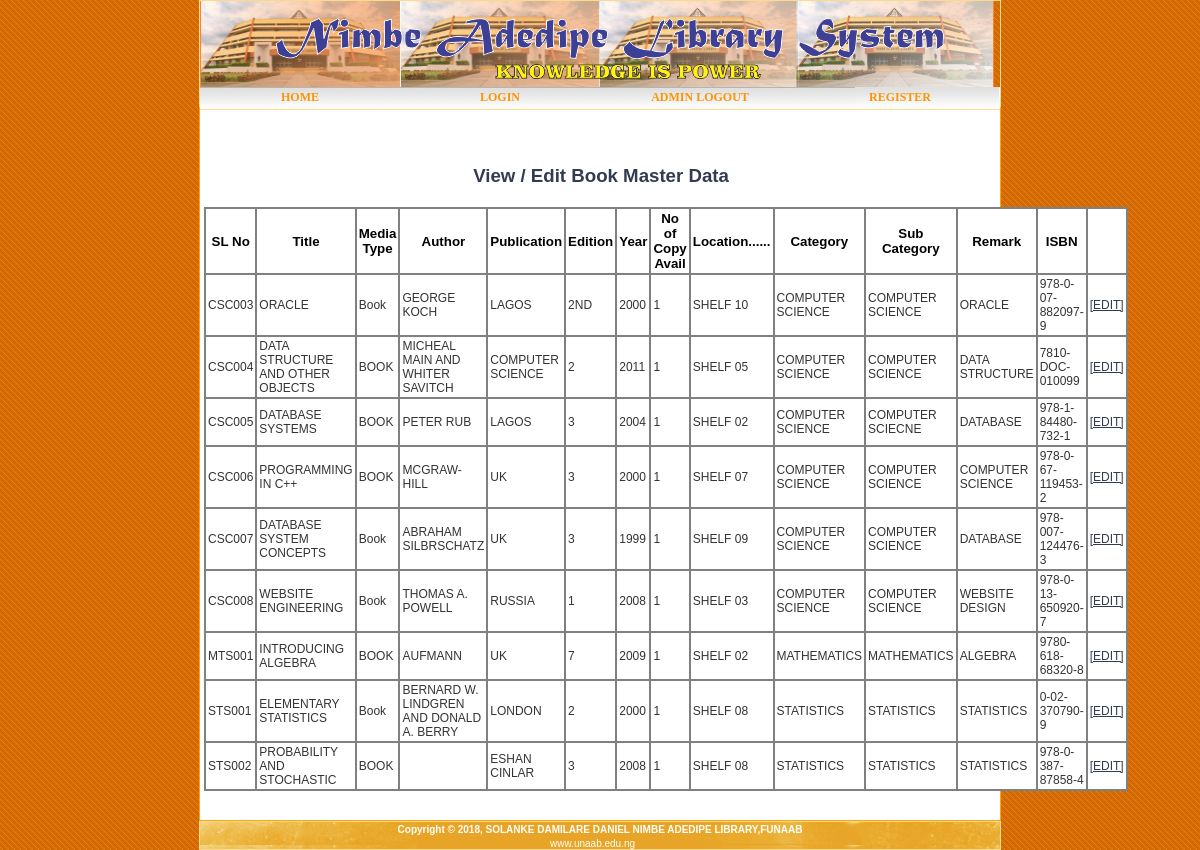
The page /library/booklist.php on the database its author committed.
### tables this page shows
CREATE TABLE IF NOT EXISTS `book` (
`book_id` tinyint(8) NOT NULL,
  `slno` varchar(15) NOT NULL,
  `title` varchar(200) NOT NULL,
  `media_type` varchar(20) DEFAULT NULL,
  `author` varchar(50) DEFAULT NULL,
  `publication` text,
  `edition` varchar(10) DEFAULT NULL,
  `year` year(4) DEFAULT NULL,
  `pages` int(11) DEFAULT NULL,
  `total_holding` int(4) DEFAULT NULL,
  `location` varchar(255) DEFAULT NULL,
  `category` varchar(255) DEFAULT NULL,
  `sub_category` varchar(255) DEFAULT NULL,
  `related_name` varchar(255) DEFAULT NULL,
  `book_remark` text,
  `ISBN` varchar(200) NOT NULL
);

### library/booklist.php (the view, shortened to what this page needs)
<?php
$link=mysql_connect('localhost','root','') or die (mysql_error());
$query = "SELECT * FROM book order by slno";
$result = mysql_query($query,$link)
or die(mysql_error());
?>
<html>
    <head>
        <link href="/library/css/default.css" rel="stylesheet" type="text/css" />
    </head>
    <body>
        <div id="wrapper">
<?php include_once $_SERVER['DOCUMENT_ROOT'] .'/library/includes/header2.php'; ?>
                <div id="page">
                <div id="content">
                    <div id="welcome">
 <h2 class="head2" ><a class="head">View / Edit Book Master Data</a></h2>
 <table class="aatable">
<tr>
<th >SL No</th>
<th>Title</th>
<th>Media Type</th>
<th >Author</th>
<th >Publication</th>
<th >Edition</th>
<th >Year</th>
<th >No of Copy Avail</th>
<th >Location......</th>
<th >Category</th>
<th >Sub Category</th>
<th >Remark</th>
<th>ISBN</th>
<th></th></tr>
<?php
while ($row = mysql_fetch_array($result)) {
$slno = $row['slno'];
$title = $row['title'];
$media_type = $row['media_type'];
$author=$row['author'];
$publication=$row['publication'];
$edition=$row['edition'];
$year=$row['year'];
$total_holding=$row['total_holding'];
$location=$row['location'];
$category=$row['category'];
$sub_category=$row['sub_category'];
$book_remark=$row['book_remark'];
$ISBN=$row['ISBN'];
echo "<tr>";
echo "<td>".$slno."</td>";
echo "<td >".$title."</td>";
echo "<td>".$media_type."</td>";
echo "<td>".$author."</td>";
echo "<td>".$publication."</td>";
echo "<td >".$edition."</td>";
echo "<td>".$year."</td>";
echo "<td >".$total_holding."</td>";
echo "<td>".$location."</td>";
echo "<td>".$category."</td>";
echo "<td>".$sub_category."</td>";
echo "<td>".$book_remark."</td>";
echo "<td>".$ISBN."</td>";
?>
<td><a href="book_update.php?action=edit&id=<?php echo $row['book_id']; ?>">[EDIT]</a> </td>
<?php
echo "</tr>";
}
?>
 </table>
 </div>
                </div>
                <div style="clear: both; height: 1px"></div>
            </div>
<?php include_once $_SERVER['DOCUMENT_ROOT'] . '/library/includes/footer.php'; ?>
        </div>
    </body>
</html>

### css/default.css (style rules this page uses)
* { margin: 0px; padding: 0px; }
body { background: url(images/bkgd.gif); font-size: 13px; color: #333336; font-family: Arial, Helvetica, sans-serif; }
h1, h2, h3 { color: #AA2808; }
a { text-decoration: underline; color: #323B51; }
a.head { text-decoration: none; font-size: 14pt; font-family: arial; }
#page { width: 800px; margin:0 auto;min-height:520px; border:1px solid orange; background-color:white; }
#content { position:relative;top:22px; float:left; width: 480px; padding: 35px 10px 50px 35px; text-align:justify; font-family: Verdana; }
#content h1, #content h2, #content h3 { margin-bottom: 20px; color: gray; }
#content h2 { font-size: 107%; }
TABLE.aatable { margin:0 auto; font-size:10pt; width:794px; position:relative;left:-31px; font-family: arial; background-color: gray; }
TH { font-size:10pt; color:black; text-align:center;padding:2px; background-color: white; }
TD { font-size:9pt; text-align:left;padding:2px; background-color: white; }
h2.head2 { width:794px;margin:0 auto; position:relative;left:-31px; text-align:center; font-size: 24pt; }

### rows shown on the page
book: slno "CSC003", title "ORACLE", media_type "Book", author "GEORGE KOCH", publication "LAGOS", edition "2ND", year "2000", total_holding "1", location "SHELF 10", category "COMPUTER SCIENCE", sub_category "COMPUTER SCIENCE", book_remark "ORACLE", ISBN "978-0-07-882097-9"
book: slno "CSC004", title "DATA STRUCTURE AND OTHER OBJECTS", media_type "BOOK", author "MICHEAL MAIN AND WHITER SAVITCH", publication "COMPUTER SCIENCE", edition "2", year "2011", total_holding "1", location "SHELF 05", category "COMPUTER SCIENCE", sub_category "COMPUTER SCIENCE", book_remark "DATA STRUCTURE", ISBN "7810-DOC-010099"
book: slno "CSC005", title "DATABASE SYSTEMS", media_type "BOOK", author "PETER RUB", publication "LAGOS", edition "3", year "2004", total_holding "1", location "SHELF 02", category "COMPUTER SCIENCE", sub_category "COMPUTER SCIECNE", book_remark "DATABASE", ISBN "978-1-84480-732-1"
book: slno "CSC006", title "PROGRAMMING IN C++", media_type "BOOK", author "MCGRAW-HILL", publication "UK", edition "3", year "2000", total_holding "1", location "SHELF 07", category "COMPUTER SCIENCE", sub_category "COMPUTER SCIENCE", book_remark "COMPUTER SCIENCE", ISBN "978-0-67-119453-2"
book: slno "CSC007", title "DATABASE SYSTEM CONCEPTS", media_type "Book", author "ABRAHAM SILBRSCHATZ", publication "UK", edition "3", year "1999", total_holding "1", location "SHELF 09", category "COMPUTER SCIENCE", sub_category "COMPUTER SCIENCE", book_remark "DATABASE", ISBN "978-007-124476-3"
book: slno "CSC008", title "WEBSITE ENGINEERING", media_type "Book", author "THOMAS A. POWELL", publication "RUSSIA", edition "1", year "2008", total_holding "1", location "SHELF 03", category "COMPUTER SCIENCE", sub_category "COMPUTER SCIENCE", book_remark "WEBSITE DESIGN", ISBN "978-0-13-650920-7"
book: slno "MTS001", title "INTRODUCING ALGEBRA", media_type "BOOK", author "AUFMANN", publication "UK", edition "7", year "2009", total_holding "1", location "SHELF 02", category "MATHEMATICS", sub_category "MATHEMATICS", book_remark "ALGEBRA", ISBN "9780-618-68320-8"
book: slno "STS001", title "ELEMENTARY STATISTICS", media_type "Book", author "BERNARD W. LINDGREN AND DONALD A. BERRY", publication "LONDON", edition "2", year "2000", total_holding "1", location "SHELF 08", category "STATISTICS", sub_category "STATISTICS", book_remark "STATISTICS", ISBN "0-02-370790-9"
book: slno "STS002", title "PROBABILITY AND STOCHASTIC", media_type "BOOK", publication "ESHAN CINLAR", edition "3", year "2008", total_holding "1", location "SHELF 08", category "STATISTICS", sub_category "STATISTICS", book_remark "STATISTICS", ISBN "978-0-387-87858-4"
